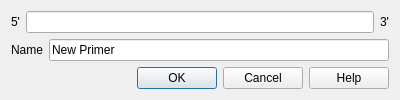
<?xml version="1.0" encoding="UTF-8"?>
<ui version="4.0">
 <class>AddPrimerDialog</class>
 <widget class="QDialog" name="AddPrimerDialog">
  <property name="geometry">
   <rect>
    <x>0</x>
    <y>0</y>
    <width>400</width>
    <height>97</height>
   </rect>
  </property>
  <property name="windowTitle">
   <string>Create New Primer</string>
  </property>
  <layout class="QVBoxLayout" name="verticalLayout">
   <item>
    <layout class="QHBoxLayout" name="horizontalLayout">
     <item>
      <widget class="QLabel" name="label_2">
       <property name="text">
        <string>5'</string>
       </property>
      </widget>
     </item>
     <item>
      <widget class="QLineEdit" name="primerEdit">
       <property name="maxLength">
        <number>1024</number>
       </property>
      </widget>
     </item>
     <item>
      <widget class="QLabel" name="label_3">
       <property name="text">
        <string>3'</string>
       </property>
      </widget>
     </item>
    </layout>
   </item>
   <item>
    <layout class="QGridLayout" name="gridLayout">
     <item row="0" column="0">
      <widget class="QLabel" name="label">
       <property name="text">
        <string>Name</string>
       </property>
      </widget>
     </item>
     <item row="0" column="1">
      <widget class="QLineEdit" name="nameEdit">
       <property name="text">
        <string>New Primer</string>
       </property>
       <property name="maxLength">
        <number>1024</number>
       </property>
      </widget>
     </item>
    </layout>
   </item>
   <item>
    <widget class="QDialogButtonBox" name="buttonBox">
     <property name="orientation">
      <enum>Qt::Horizontal</enum>
     </property>
     <property name="standardButtons">
      <set>QDialogButtonBox::Cancel|QDialogButtonBox::Help|QDialogButtonBox::Ok</set>
     </property>
    </widget>
   </item>
  </layout>
 </widget>
 <resources/>
 <connections>
  <connection>
   <sender>buttonBox</sender>
   <signal>accepted()</signal>
   <receiver>AddPrimerDialog</receiver>
   <slot>accept()</slot>
   <hints>
    <hint type="sourcelabel">
     <x>248</x>
     <y>254</y>
    </hint>
    <hint type="destinationlabel">
     <x>157</x>
     <y>274</y>
    </hint>
   </hints>
  </connection>
  <connection>
   <sender>buttonBox</sender>
   <signal>rejected()</signal>
   <receiver>AddPrimerDialog</receiver>
   <slot>reject()</slot>
   <hints>
    <hint type="sourcelabel">
     <x>316</x>
     <y>260</y>
    </hint>
    <hint type="destinationlabel">
     <x>286</x>
     <y>274</y>
    </hint>
   </hints>
  </connection>
 </connections>
</ui>
